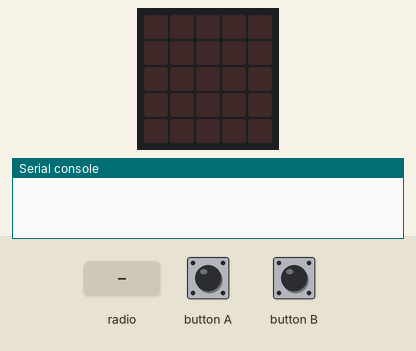
Bench run of a program on a simulated BBC micro:bit (MakeCode). Parts: the board's 5×5 LED display, the last lines printed to the serial console. The inputs (shaded band) are chosen by the test bench. Random numbers come from a fixed seed; no radio messages arrive unless stated (any console line starting 'radio sent:' is added by the test bench); the short countdown, score and lost-life animations are approximate.

Above: at 1.2 s.
1.3 s: radio message "1" arrives
At 1.7 s:
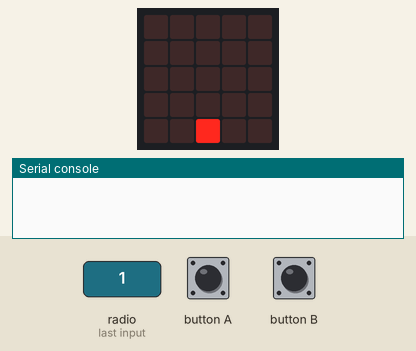
4.3 s: button A pressed for 0.15 s
At 4.78 s:
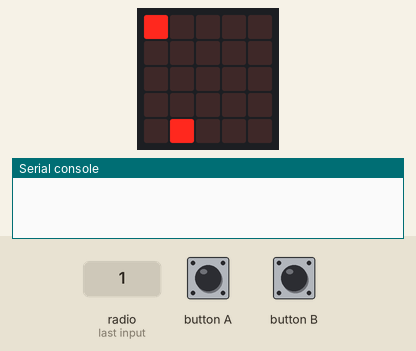
7.3 s: button A pressed for 0.15 s
At 9.33 s:
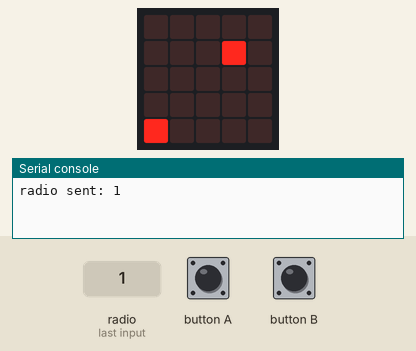
10.3 s: button B pressed for 0.15 s
At 10.73 s:
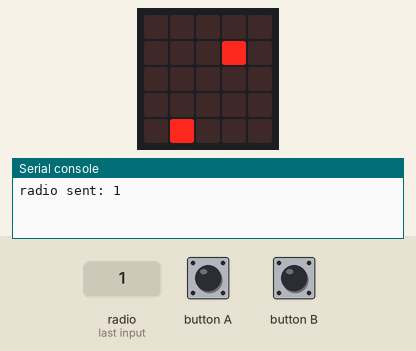
13.3 s: button B pressed for 0.15 s
At 16.3 s:
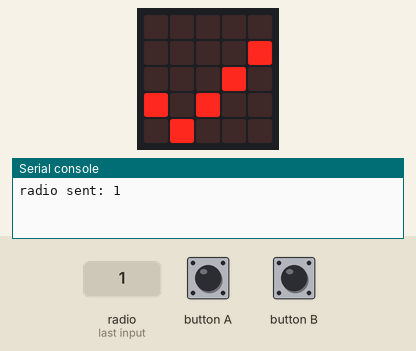
Timing chart, 0 to 17.8 s (numbered marks = the images above; inputs shaded):
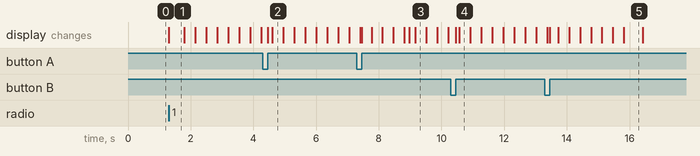

The program:

main.ts
```typescript
radio.onReceivedNumber(function (receivedNumber) {
    if (receivedNumber == 1) {
        game_started = 1
    } else if (receivedNumber >= 15) {
        unlocked = receivedNumber
    } else {

    }
})
input.onButtonPressed(Button.A, function () {
    if (game_started == 0) {
        basic.showIcon(IconNames.SmallHeart)
        basic.showIcon(IconNames.Heart)
        basic.clearScreen()
        radio.sendNumber(12)
    } else {
        speler.change(LedSpriteProperty.X, -1)
    }
})
input.onButtonPressed(Button.B, function () {
    if (game_started == 0) {
        radio.sendNumber(unlocked)
        basic.showIcon(IconNames.Yes)
        basic.clearScreen()
    } else {
        speler.change(LedSpriteProperty.X, 1)
    }
})
let fruit: game.LedSprite = null
let speler: game.LedSprite = null
let unlocked = 0
let game_started = 0
radio.setGroup(1)
game.setScore(0)
game_started = 0
basic.forever(function () {
    if (game_started == 1) {
        game.setScore(0)
        speler = game.createSprite(2, 4)
        basic.pause(500)
        for (let index = 0; index < 10; index++) {
            fruit = game.createSprite(randint(0, 4), 0)
            for (let index = 0; index < 4; index++) {
                basic.pause(350)
                fruit.change(LedSpriteProperty.Y, 1)
            }
            if (fruit.isTouching(speler)) {
                game.addScore(1)
                radio.sendNumber(game.score())
            }
            fruit.delete()
        }
        speler.delete()
        basic.showIcon(IconNames.Yes)
        radio.sendNumber(unlocked)
        basic.clearScreen()
        basic.pause(1000)
        game_started = 0
    }
})
```

test.ts
```typescript
// tests gaan hier; deze zal niet worden gecompileerd wanneer dit pakket wordt gebruikt als extensie.
```

Measured:
- after the input at 1.3 s, the display: changes at once (image 1)
- what the display in image 1 shows lasts 0.5 s, from 1.3 s to 1.8 s
- what the display in image 5 shows lasts 0.6 s, from 15.8 s to 16.4 s
